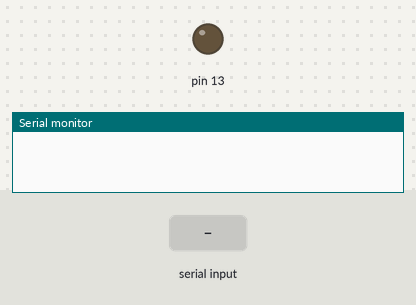
A sketch run on a simulated Arduino Uno, built with avr-gcc and run on an emulated ATmega328P. Shown: output pins drawn as LEDs (lit = HIGH), the last lines printed to the serial monitor. Inputs (shaded band) come from the test bench.

Above: at 1.2 s.
1.3 s: "1" received over Serial
At 2.0 s:
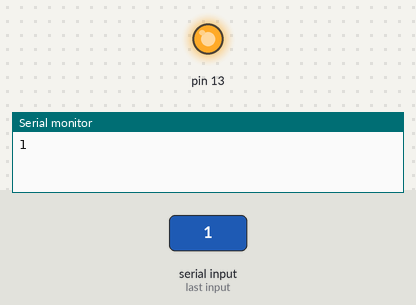
2.8 s: "0" received over Serial
At 3.2 s:
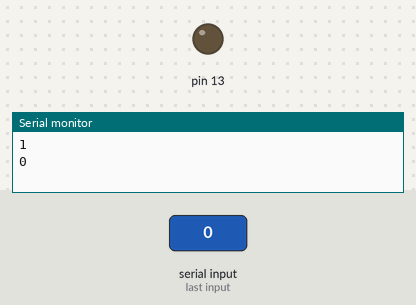
Timing chart, 0 to 5.8 s (numbered marks = the images above; inputs shaded):
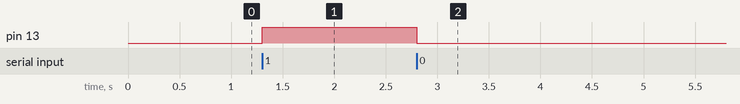

The sketch:

test_3231_bluetooth.ino
```cpp
 /*

【Arduino】168种传感器模块系列实验（资料代码+仿真编程+图形编程）

实验一百一十： JDY-31蓝牙转串口适配器SPP-C模块组无线透传 替换HC-05/06从机

项目五：最简单的蓝牙控制LED的程序，输入1为亮，其他为熄灭，串口显示输入字符

（手机端-应用宝-搜索《SPP》-安装-打开-搜蓝牙<JDY-31-SPP>-连接-设置控制面板）
发送数据用us-ascii模式
连接方式 LED D13

JDY-31模块与Uno：

VCC        VCC

GND        GND

TXD        D0

RXD        D1

*/


void setup(){

pinMode(13,OUTPUT);

Serial.begin(9600);

}


void loop(){

  if(Serial.available())

  {

  char num = Serial.read();

  Serial.println(num);

  if(num == '1')

  digitalWrite(13,HIGH);

  else

  digitalWrite(13,LOW);

  }

}
```

Measured:
- after the input at 1.3 s, pin 13: LOW → HIGH at once
- after the input at 2.8 s, pin 13: HIGH → LOW at once
